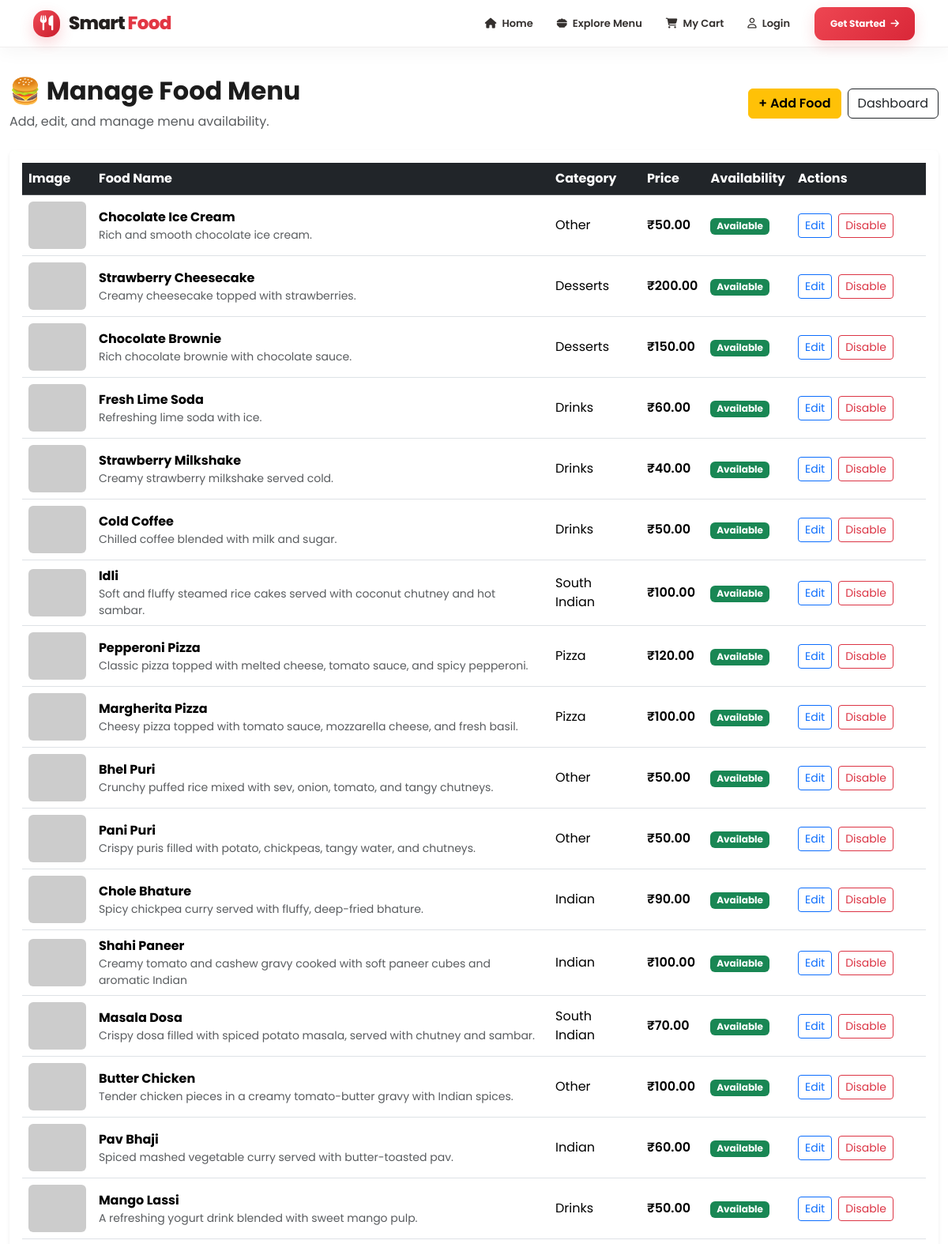
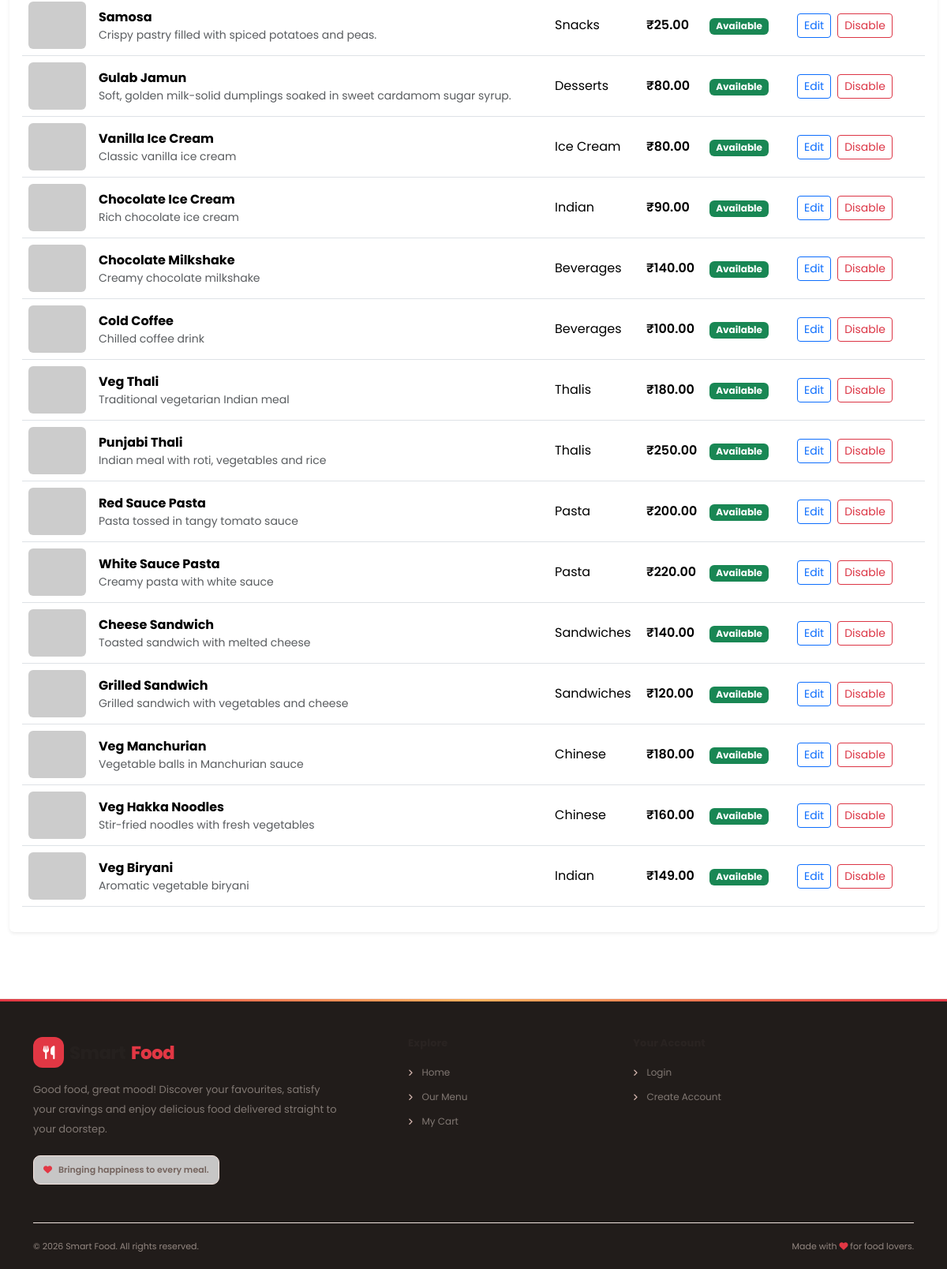
Screenshot of /admin/foods (signed in) with the database file from the repository (2 pictures, top to bottom).
### tables this page shows
CREATE TABLE foods (
                id INTEGER PRIMARY KEY AUTOINCREMENT,
                name TEXT NOT NULL,
                description TEXT,
                price REAL NOT NULL,
                image TEXT,
                category TEXT,
                available INTEGER DEFAULT 1
            );

### app.py (the view)
@app.route("/admin/foods")
@admin_required
def food_management():
    conn = get_db_connection()
    try:
        foods = conn.execute("""
            SELECT *
            FROM foods
            ORDER BY id DESC
        """).fetchall()
        return render_template(
            "food_list.html",
            foods=foods,
            admin_view=True
        )
    finally:
        conn.close()

### app.py (called while the page is built)
def admin_required(view):
    @wraps(view)
    def wrapped(*args, **kwargs):
        if "admin_id" not in session:
            flash("Please login as admin.", "warning")
            return redirect(url_for("admin_login"))
        return view(*args, **kwargs)
    return wrapped

### database.py (called while the page is built)
def get_db_connection():
    conn = sqlite3.connect(DATABASE)
    conn.row_factory = sqlite3.Row
    conn.execute("PRAGMA foreign_keys = ON")
    return conn

### templates/food_list.html (shortened to what this page needs)
{% extends "base.html" %}
{% block content %}
<div class="container-fluid py-4">
    <div class="d-flex flex-wrap justify-content-between align-items-center gap-3 mb-4">
        <div>
            <h2 class="fw-bold">🍔 Manage Food Menu</h2>
            <p class="text-muted mb-0">Add, edit, and manage menu availability.</p>
        </div>
        <div class="d-flex flex-wrap gap-2">
            <a href="{{ url_for('admin_add_food') }}"
               class="btn btn-warning fw-semibold">
                + Add Food
            </a>
            <a href="{{ url_for('admin_dashboard') }}"
               class="btn btn-outline-dark">
                Dashboard
            </a>
        </div>
    </div>
    <div class="card shadow-sm border-0">
        <div class="card-body">
            {% if foods %}
            <div class="table-responsive">
                <table class="table table-hover align-middle">
                    <thead class="table-dark">
                        <tr>
                            <th>Image</th>
                            <th>Food Name</th>
                            <th>Category</th>
                            <th>Price</th>
                            <th>Availability</th>
                            <th style="min-width: 170px;">Actions</th>
                        </tr>
                    </thead>
                    <tbody>
                        {% for food in foods %}
                        <tr>
                            <td>
                                <img
                                    src="{{ food.image }}"
                                    alt="{{ food.name }}"
                                    width="75"
                                    height="60"
                                    class="rounded object-fit-cover"
                                    onerror="this.src='https://placehold.co/100x80?text=Food'">
                            </td>
                            <td>
                                <strong>{{ food.name }}</strong>
                                <div class="small text-muted">
                                    {{ food.description }}
                                </div>
                            </td>
                            <td>{{ food.category }}</td>
                            <td class="fw-semibold">
                                ₹{{ "%.2f"|format(food.price) }}
                            </td>
                            <td>
                                {% if food.available %}
                                <span class="badge text-bg-success">Available</span>
                                {% else %}
                                <span class="badge text-bg-secondary">Unavailable</span>
                                {% endif %}
                            </td>
                            <td>
                                <div class="d-flex flex-wrap gap-2">
                                    <a
                                        href="{{ url_for('admin_edit_food', food_id=food.id) }}"
                                        class="btn btn-sm btn-outline-primary">
                                        Edit
                                    </a>
                                    {% if food.available %}
                                    <form
                                        method="POST"
                                        action="{{ url_for('admin_delete_food', food_id=food.id) }}"
                                        onsubmit="return confirm('Disable this food item?');">
                                        <button type="submit"
                                                class="btn btn-sm btn-outline-danger">
                                            Disable
                                        </button>
                                    </form>
                                    {% endif %}
                                </div>
                            </td>
                        </tr>
                        {% endfor %}
                    </tbody>
                </table>
            </div>
            {% endif %}
        </div>
    </div>
</div>
{% endblock %}

### rows the page displays
foods: name "Chocolate Ice Cream", description "Rich and smooth chocolate ice cream.", category "Other", price "50.00", available "Available"
foods: name "Strawberry Cheesecake", description "Creamy cheesecake topped with strawberries.", category "Desserts", price "200.00", available "Available"
foods: name "Chocolate Brownie", description "Rich chocolate brownie with chocolate sauce.", category "Desserts", price "150.00", available "Available"
foods: name "Fresh Lime Soda", description "Refreshing lime soda with ice.", category "Drinks", price "60.00", available "Available"
foods: name "Strawberry Milkshake", description "Creamy strawberry milkshake served cold.", category "Drinks", price "40.00", available "Available"
foods: name "Cold Coffee", description "Chilled coffee blended with milk and sugar.", category "Drinks", price "50.00", available "Available"
foods: name "Idli", description "Soft and fluffy steamed rice cakes served with coconut chutney and hot sambar.", category "South Indian", price "100.00", available "Available"
foods: name "Pepperoni Pizza", description "Classic pizza topped with melted cheese, tomato sauce, and spicy pepperoni.", category "Pizza", price "120.00", available "Available"
foods: name "Margherita Pizza", description "Cheesy pizza topped with tomato sauce, mozzarella cheese, and fresh basil.", category "Pizza", price "100.00", available "Available"
foods: name "Bhel Puri", description "Crunchy puffed rice mixed with sev, onion, tomato, and tangy chutneys.", category "Other", price "50.00", available "Available"
foods: name "Pani Puri", description "Crispy puris filled with potato, chickpeas, tangy water, and chutneys.", category "Other", price "50.00", available "Available"
foods: name "Chole Bhature", description "Spicy chickpea curry served with fluffy, deep-fried bhature.", category "Indian", price "90.00", available "Available"
foods: name "Shahi Paneer", description "Creamy tomato and cashew gravy cooked with soft paneer cubes and aromatic Indian", category "Indian", price "100.00", available "Available"
foods: name "Masala Dosa", description "Crispy dosa filled with spiced potato masala, served with chutney and sambar.", category "South Indian", price "70.00", available "Available"
foods: name "Butter Chicken", description "Tender chicken pieces in a creamy tomato-butter gravy with Indian spices.", category "Other", price "100.00", available "Available"
foods: name "Pav Bhaji", description "Spiced mashed vegetable curry served with butter-toasted pav.", category "Indian", price "60.00", available "Available"
foods: name "Mango Lassi", description "A refreshing yogurt drink blended with sweet mango pulp.", category "Drinks", price "50.00", available "Available"
foods: name "Samosa", description "Crispy pastry filled with spiced potatoes and peas.", category "Snacks", price "25.00", available "Available"
foods: name "Gulab Jamun", description "Soft, golden milk-solid dumplings soaked in sweet cardamom sugar syrup.", category "Desserts", price "80.00", available "Available"
foods: name "Vanilla Ice Cream", description "Classic vanilla ice cream", category "Ice Cream", price "80.00", available "Available"
foods: name "Chocolate Ice Cream", description "Rich chocolate ice cream", category "Indian", price "90.00", available "Available"
foods: name "Chocolate Milkshake", description "Creamy chocolate milkshake", category "Beverages", price "140.00", available "Available"
foods: name "Cold Coffee", description "Chilled coffee drink", category "Beverages", price "100.00", available "Available"
foods: name "Veg Thali", description "Traditional vegetarian Indian meal", category "Thalis", price "180.00", available "Available"
foods: name "Punjabi Thali", description "Indian meal with roti, vegetables and rice", category "Thalis", price "250.00", available "Available"
foods: name "Red Sauce Pasta", description "Pasta tossed in tangy tomato sauce", category "Pasta", price "200.00", available "Available"
foods: name "White Sauce Pasta", description "Creamy pasta with white sauce", category "Pasta", price "220.00", available "Available"
foods: name "Cheese Sandwich", description "Toasted sandwich with melted cheese", category "Sandwiches", price "140.00", available "Available"
foods: name "Grilled Sandwich", description "Grilled sandwich with vegetables and cheese", category "Sandwiches", price "120.00", available "Available"
foods: name "Veg Manchurian", description "Vegetable balls in Manchurian sauce", category "Chinese", price "180.00", available "Available"
foods: name "Veg Hakka Noodles", description "Stir-fried noodles with fresh vegetables", category "Chinese", price "160.00", available "Available"
foods: name "Veg Biryani", description "Aromatic vegetable biryani", category "Indian", price "149.00", available "Available"
